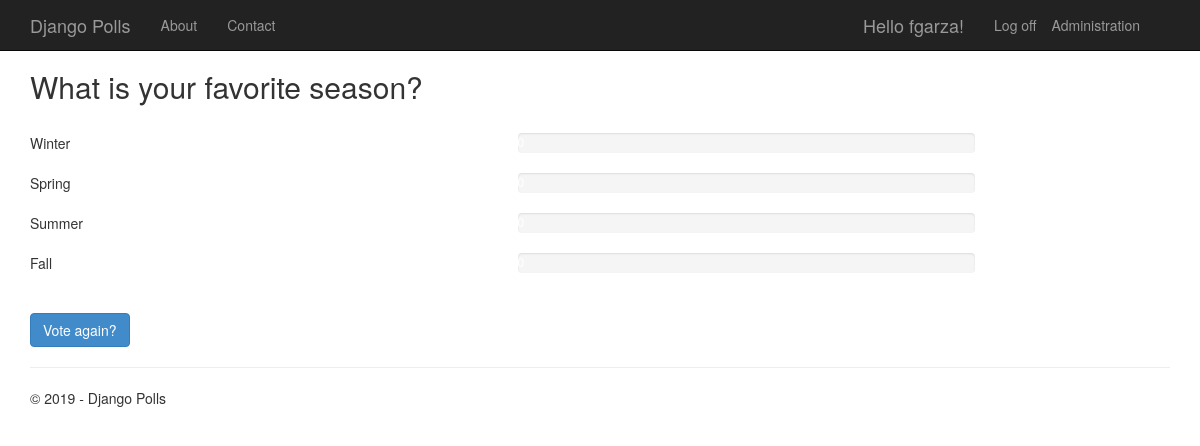
Screenshot of /2/results/ (signed in) with the database file from the repository.
### app/models.py (models this page shows, shortened)
class Poll(models.Model):
    text = models.CharField(max_length=200)
    pub_date = models.DateTimeField('date published')
    author = models.CharField(max_length=100, blank=True)
    def total_votes(self):
        return self.choice_set.aggregate(Sum('votes'))['votes__sum']

class Choice(models.Model):
    poll = models.ForeignKey(Poll)
    text = models.CharField(max_length=200)
    votes = models.IntegerField(default=0)
    def votes_percentage(self):
        total = self.poll.total_votes()
        return self.votes / float(total) * 100 if total > 0 else 0

### app/views.py (the view)
class PollResultsView(DetailView):
    model = Poll
    def get_context_data(self, **kwargs):
        context = super(PollResultsView, self).get_context_data(**kwargs)
        context['title'] = 'Results'
        context['year'] = datetime.now().year
        return context

### app/templates/app/results.html (shortened to what this page needs)
{% extends "app/layout.html" %}
{% block content %}
<h2>{{ poll.text }}</h2>
<br />
{% for choice in poll.choice_set.all %}
<div class="row">
    <div class="col-sm-5">{{choice.text}}</div>
    <div class="col-sm-5">
        <div class="progress">
        </div>
    </div>
</div>
{% endfor %}
<br />
<a class="btn btn-primary" href="{% url 'app:detail' poll.id %}">Vote again?</a>
{% endblock %}

### app/templates/app/loginpartial.html (shortened to what this page needs)
<ul class="nav navbar-nav navbar-right">
    <li><a href="/admin">Administration</a></li>
</ul>
{% if user.is_authenticated %}
<form id="logoutForm" action="/logout" method="post" class="navbar-right">
    <ul class="nav navbar-nav navbar-right">
        <li><span class="navbar-brand">Hello {{ user.username }}!</span></li>
        <li><a href="javascript:document.getElementById('logoutForm').submit()">Log off</a></li>
    </ul>
</form>
{% else %}
<ul class="nav navbar-nav navbar-right">
    <li><a href="{% url 'login' %}">Log in</a></li>
</ul>
{% endif %}

### app/static/app/content/site.css (style rules this page uses)
body { padding-top: 50px; padding-bottom: 20px; }

### rows the page displays
Poll: text "What is your favorite season?"
Choice: text "Winter"
Choice: text "Spring"
Choice: text "Summer"
Choice: text "Fall"

### other values shown
{{ user.username }} "fgarza"
{{ year }} "2019"
